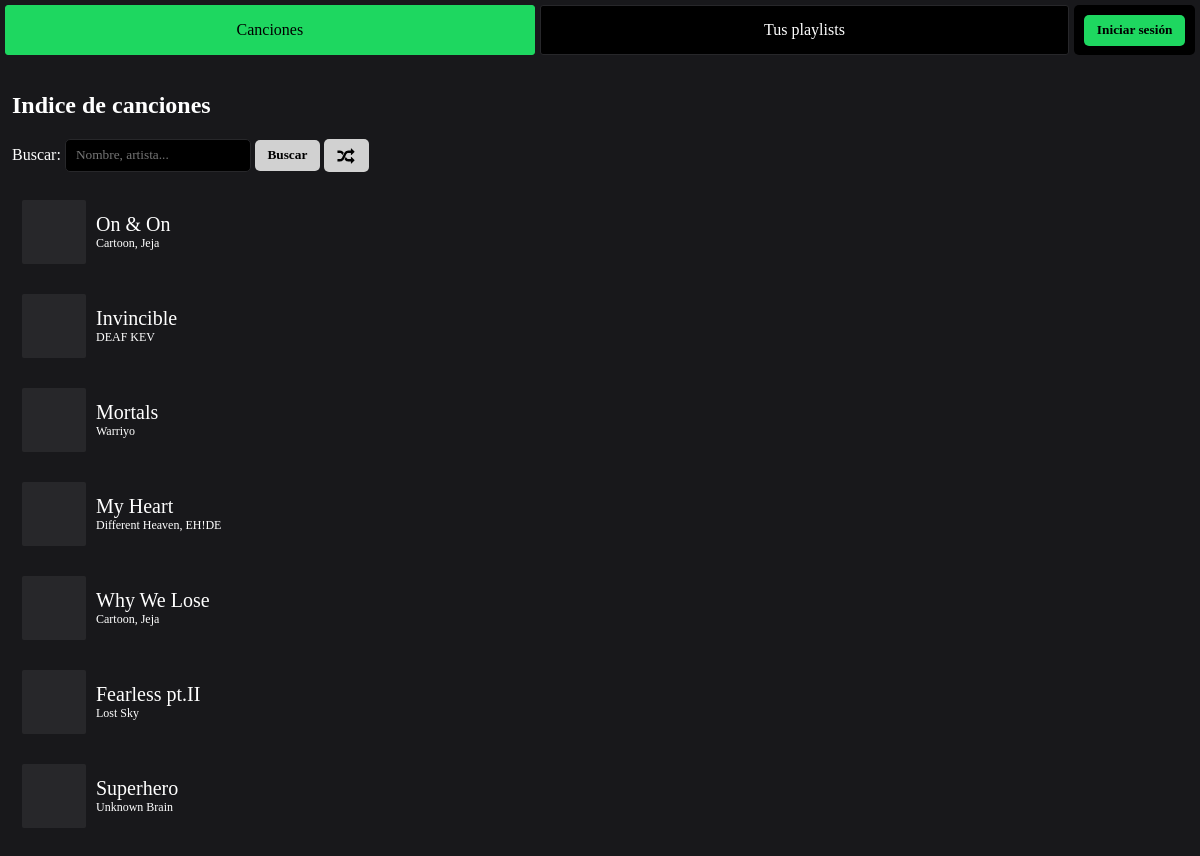
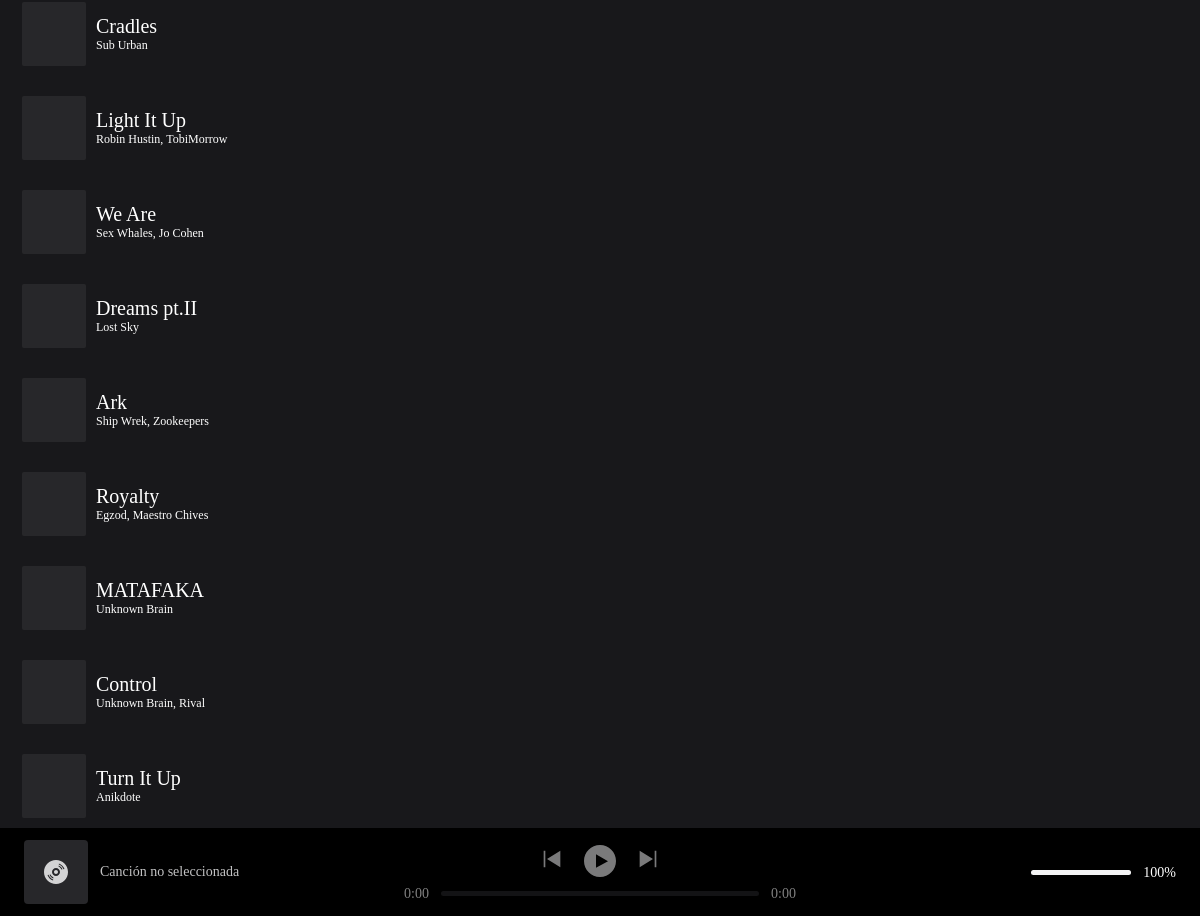
The page / on the database its author committed (2 pictures, top to bottom).
### app/models.py (models this page shows, shortened)
class Cancion(models.Model):
    objects = models.Manager()
    nombre = models.CharField(max_length = 100)
    artistas = models.ManyToManyField(Artista)
    archivo = models.CharField(max_length = 200)
    cover = models.CharField(max_length = 200)

class Artista(models.Model):
    objects = models.Manager()
    nombre = models.CharField(max_length = 100)

### app/views.py (the view)
# urls.py: path('', view=views.paginaCanciones, name="inicio"),
def paginaCanciones(request):
    canciones = []
    for cancionObjetoBd in Cancion.objects.all():
        cancion = {
            "id": cancionObjetoBd.id,
            "nombre": cancionObjetoBd.nombre,
            "coverUrl": cancionObjetoBd.cover,
            "artistas": []
        }
        for artistaObjetoBd in cancionObjetoBd.artistas.all():
            cancion["artistas"].append({
                "id": artistaObjetoBd.id,
                "nombre": artistaObjetoBd.nombre,
            })
        canciones.append(cancion)
    return pagina(request, "canciones.html", {
        "canciones": canciones
    }, "reducido" not in request.headers)

### app/views.py (called while the page is built)
def pagina(request, archivo_contenido, contexto_contenido, mostrar_completa):
    if mostrar_completa:
        return render(request, "index.html", {
            "seccionActiva": archivo_contenido,
            "contenido": render_to_string(archivo_contenido, contexto_contenido)
        })
    else:
        return render(request, archivo_contenido, contexto_contenido)

### templates/canciones.html (shortened to what this page needs)
<section id="contenido" class="contenido-canciones">
	<h1>Indice de canciones</h1>
	<div id="div_busc">
		<label for="buscador">Buscar: </label>
		<input type="text" name="buscador" id="input-buscador" placeholder="Nombre, artista...">
		<button id="boton-buscar-cancion" type="submit">Buscar</button>
        <button id="boton-cancion-aleatoria" title="Canción Aleatoria">
        </button>
	</div>
	<br>
	{% for cancion in canciones %}
	<div class="cancion" data-cancion-id="{{ cancion.id }}">
		<div class="cover" style="--cover:url('/api/cancion/{{ cancion.id }}/cover')"></div>
		<div class="informacion">
			<span class="titulo">{{ cancion.nombre }}</span>
			<span class="artista">
				{% for artista in cancion.artistas %}
				{{ artista.nombre }}{% if not forloop.last %},{% endif %}
				{% endfor %}
			</span>
		</div>
	</div>
	{% endfor %}
</section>

### templates/index.html (shortened to what this page needs)
<!DOCTYPE html>
<html lang="en">
<link rel="stylesheet" href="/static/css/index.css">
<link rel="stylesheet" href="/static/css/reproductor.css">
<link rel="stylesheet" href="/static/css/canciones.css">
<link rel="stylesheet" href="/static/css/playlists.css">
<link rel="stylesheet" href="/static/css/playlist.css">
<body class="no-seleccion">
	<div class="navegador">
		<button data-seccion-destino="canciones"
			class="no-estilar boton-seccion {% if seccionActiva == 'canciones.html' %}activo{% endif %}">Canciones</button>
		<button data-seccion-destino="playlists"
			class="no-estilar boton-seccion {% if seccionActiva == 'playlists.html' %}activo{% endif %}">Tus
			playlists</button>
		<div class="cuenta">
			{% if request.user.is_authenticated %}
			<span><b>{{ request.user.username }}</b></span>
			<a href="/api/sesion/cerrar">
				<button>
					<svg width="24" height="24" xmlns="http://www.w3.org/2000/svg" fill-rule="evenodd"
						clip-rule="evenodd">
						<path
							d="M11 21h8v-2l1-1v4h-9v2l-10-3v-18l10-3v2h9v5l-1-1v-3h-8v18zm10.053-9l-3.293-3.293.707-.707 4.5 4.5-4.5 4.5-.707-.707 3.293-3.293h-9.053v-1h9.053z" />
					</svg>
				</button>
			</a>
			{% else %}
			<a href="/login">
				<button class="boton-verde">Iniciar sesión</button>
			</a>
			{% endif %}
		</div>
	</div>
	<main id="contenedor">
		{{ contenido | safe }}
	</main>
	{% include "reproductor.html" %}
</body>
</html>

### templates/reproductor.html (shortened to what this page needs)
<div class="reproductor">
	<div class="parte-informacion vacia">
		<div class="cover-cancion">
		</div>
		<div>
			<span class="titulo-cancion">Canción no seleccionada</span>
		</div>
	</div>
	<div class="parte-controles desactivados">
		<div class="botones">
			<button class="no-estilar" id="anterior" disabled>
				<svg xmlns="http://www.w3.org/2000/svg" width="24" height="24" viewBox="0 0 24 24">
					<path d="M4 2v20h-2v-20h2zm18 0l-16 10 16 10v-20z" />
				</svg>
			</button>
			<button class="no-estilar pausado" id="playPausa" disabled>
				<svg class="iconoPlay" xmlns="http://www.w3.org/2000/svg" width="24" height="24" viewBox="0 0 24 24">
					<path
						d="M12 0c-6.627 0-12 5.373-12 12s5.373 12 12 12 12-5.373 12-12-5.373-12-12-12zm-3 17v-10l9 5.146-9 4.854z" />
				</svg>
			</button>
			<button class="no-estilar" id="siguiente" disabled>
				<svg xmlns="http://www.w3.org/2000/svg" width="24" height="24" viewBox="0 0 24 24">
					<path d="M20 22v-20h2v20h-2zm-18 0l16-10-16-10v20z" />
				</svg>
			</button>
		</div>
		<div class="progreso deshabilitado">
			<div class="tiempo tiempo-actual">0:00</div>
			<div class="barra barra-tiempo">
			</div>
			<div class="tiempo tiempo-maximo">0:00</div>
		</div>
	</div>
	<div class="parte-volumen">
		<div class="barra barra-volumen">
			<div class="barra-progreso" style="--progreso:100%"></div>
		</div>
		<span class="volumen-porcentaje">100%</span>
	</div>
</div>

### static/css/index.css (style rules this page uses)
* { font-family: "OpenSans"; }
.no-seleccion { cursor: default; user-select: none; }
html, body { background: #18181b; color: #fff; min-height: 100dvh; min-width: 100dvw; padding: 0; margin: 0; display: flex; flex-direction: column; overflow: hidden; }
main { height: calc(100dvh - 88px - 60px); padding: 12px; box-sizing: border-box; overflow-y: auto; display: flex; }
section { flex: 1; }
.navegador { width: 100%; height: 60px; display: flex; gap: 5px; box-sizing: border-box; padding: 5px; }
.navegador>button { flex: 1; color: #fff; background: #000; padding: 10px 0; border: 1px solid #27272a; font-size: 16px; border-radius: 3px; transition: all linear .1s; }
.navegador>button.activo { background: #1ed760; border-color: #1ed760; color: #000; }
.navegador>.cuenta { display: flex; background: black; padding: 10px; gap: 10px; align-items: center; border-radius: 5px; }
button:not(.no-estilar) { border: none; border-radius: 5px; background-color: #d1d1d1; padding: 7.5px 12.5px; font-weight: bold; color: #000; width: fit-content; transition: all .1s linear; display: inline-block; }
button:not(.no-estilar).boton-verde { background-color: #1ed760 !important; }
input[type="text"] { padding: 7.5px 10px; border: 1px solid #27272a; border-radius: 5px; background: #000; color: white; outline: none; transition: all .1s linear; }

### static/css/reproductor.css (style rules this page uses)
.reproductor { background: #000; width: 100%; height: 88px; box-sizing: border-box; padding: 12px; display: grid; grid-template-columns: repeat(3, minmax(0, 1fr)); }
.reproductor>.parte-informacion, .reproductor>.parte-controles, .reproductor>.parte-volumen { display: flex; justify-content: center; align-items: center; padding: 0.75rem; height: 4rem; box-sizing: border-box; }
.reproductor>.parte-informacion { flex-direction: row; justify-content: left; align-items: center; gap: 12px; }
.reproductor>.parte-informacion>.cover-cancion { width: 4rem; height: 4rem; background: #27272a; border-radius: 4px; background-image: var(--cover); background-size: cover; }
.reproductor>.parte-informacion>.cover-cancion>svg { fill: #fff; margin: auto; display: none; }
.reproductor>.parte-informacion>div { display: flex; flex-direction: column; color: #f4f4f5; }
.reproductor>.parte-informacion>div>.titulo-cancion { font-size: 18px; }
.reproductor>.parte-informacion.vacia>div>.titulo-cancion { font-size: 14px; opacity: .8; }
.reproductor>.parte-informacion.vacia>.cover-cancion>svg { opacity: .8; display: block; }
.reproductor>.parte-controles { justify-content: space-around; flex-direction: column; padding: 0; }
.reproductor>.parte-controles>.botones { display: flex; align-items: center; gap: 10px; }
.reproductor>.parte-controles>.botones>button { background: none; border: none; outline: none; color: #f4f4f5; transition: all linear .1s; }
.reproductor>.parte-controles>.botones>button:disabled { opacity: .5; }
.reproductor>.parte-controles>.botones>button>svg { fill: #f4f4f5; width: 20px; height: 20px; }
.reproductor>.parte-controles>.botones>button#playPausa svg { fill: #f4f4f5; width: 32px; height: 32px; display: none; }
.reproductor>.parte-controles>.botones>button#playPausa.pausado>svg.iconoPlay { display: block; }
.reproductor>.parte-controles>.progreso { width: 100%; display: flex; align-items: center; gap: 12px; }
.reproductor>.parte-controles>.progreso.deshabilitado { opacity: .5; }
.reproductor>.parte-controles>.progreso>.tiempo { font-size: 14px; height: 14px; }
.reproductor>.parte-volumen { justify-content: right; gap: 5px; flex-direction: row; }
.reproductor>.parte-volumen>.volumen-porcentaje { font-size: 14px; height: 14px; width: 40px; text-align: right; }
.reproductor>.parte-volumen>.barra { max-width: 100px; }
.barra { height: 5px; width: 100%; background: #27272a; position: relative; }
.barra>.barra-progreso { width: var(--progreso, 0%); height: 100%; position: absolute; top: 0; left: 0; background: #f4f4f5; }
.barra, .barra>.barra-progreso { border-radius: 10px; }

### rows shown on the page
Cancion: nombre "On & On"
Artista: nombre "Cartoon" "Cartoon"
Artista: nombre "Jeja" "Jeja"
Cancion: nombre "Invincible"
Artista: nombre "DEAF KEV"
Cancion: nombre "Mortals"
Artista: nombre "Warriyo"
Cancion: nombre "My Heart"
Artista: nombre "Different Heaven"
Artista: nombre "EH!DE"
Cancion: nombre "Why We Lose"
Cancion: nombre "Fearless pt.II"
Artista: nombre "Lost Sky" "Lost Sky"
Cancion: nombre "Superhero"
Artista: nombre "Unknown Brain" "Unknown Brain" "Unknown Brain"
Cancion: nombre "Cradles"
Artista: nombre "Sub Urban"
Cancion: nombre "Light It Up"
Artista: nombre "Robin Hustin"
Artista: nombre "TobiMorrow"
Cancion: nombre "We Are"
Artista: nombre "Sex Whales"
Artista: nombre "Jo Cohen"
Cancion: nombre "Dreams pt.II"
Cancion: nombre "Ark"
Artista: nombre "Ship Wrek"
Artista: nombre "Zookeepers"
Cancion: nombre "Royalty"
Artista: nombre "Egzod"
Artista: nombre "Maestro Chives"
Cancion: nombre "MATAFAKA"
Cancion: nombre "Control"
Artista: nombre "Rival"
Cancion: nombre "Turn It Up"
Artista: nombre "Anikdote"
